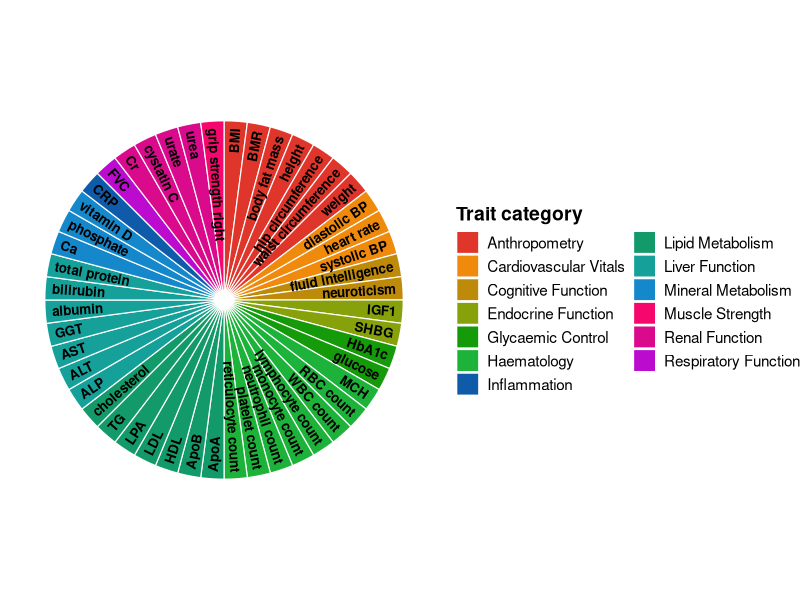

This figure's R source: (Note: this script raises an error after producing the figure.)
# ============================================================
# Pie chart of the 48 phenotypes 
# one slice per trait, colored by trait category
# ============================================================

library(dplyr)
library(tibble)
library(ggplot2)

rm(list = ls())

trait_categories <- tribble(
  ~trait,               ~category,
  "albumin",            "Liver Function",
  "ALP",                "Liver Function",
  "ALT",                "Liver Function",
  "AST",                "Liver Function",
  "bilirubin",          "Liver Function",
  "GGT",                "Liver Function",
  "total_protein",      "Liver Function",
  "ApoA",               "Lipid Metabolism",
  "ApoB",               "Lipid Metabolism",
  "cholesterol",        "Lipid Metabolism",
  "HDL",                "Lipid Metabolism",
  "LDL",                "Lipid Metabolism",
  "TG",                 "Lipid Metabolism",
  "LPA",                "Lipid Metabolism",
  "glucose",            "Glycaemic Control",
  "HbA1c",              "Glycaemic Control",
  "Cr",                 "Renal Function",
  "cystatinC",          "Renal Function",
  "urea",               "Renal Function",
  "urate",              "Renal Function",
  "systolic_BP",        "Cardiovascular Vitals",
  "diastolic_BP",       "Cardiovascular Vitals",
  "heart_rate",         "Cardiovascular Vitals",
  "BMI",                "Anthropometry",
  "BMR",                "Anthropometry",
  "body_fat_mass",      "Anthropometry",
  "height",             "Anthropometry",
  "weight",             "Anthropometry",
  "waist_circumference","Anthropometry",
  "hip_circumference",  "Anthropometry",
  "Ca",                 "Mineral Metabolism",
  "phosphate",          "Mineral Metabolism",
  "vitamin_D",          "Mineral Metabolism",
  "IGF1",               "Endocrine Function",
  "SHBG",               "Endocrine Function",
  "CRP",                "Inflammation",
  "RBC_count",          "Haematology",
  "WBC_count",          "Haematology",
  "platelet_count",     "Haematology",
  "lymphocyte_count",   "Haematology",
  "monocyte_count",     "Haematology",
  "neutrophil_count",   "Haematology",
  "reticulocyte_count", "Haematology",
  "MCH",                "Haematology",
  "FVC",                "Respiratory Function",
  "grip_strength_right","Muscle Strength",
  "fluid_intelligence", "Cognitive Function",
  "neuroticism",        "Cognitive Function"
)

## clockwise order of categories around the pie + colors
cat_colors <- c(
  "Anthropometry"         = "#E0352B",
  "Cardiovascular Vitals" = "#F08A0C",
  "Cognitive Function"    = "#BE8A0A",
  "Endocrine Function"    = "#86A10A",
  "Glycaemic Control"     = "#159A0A",
  "Haematology"           = "#1DB33A",
  "Lipid Metabolism"      = "#139A6A",
  "Liver Function"        = "#16A09A",
  "Mineral Metabolism"    = "#1588CC",
  "Inflammation"          = "#0F5BAA",
  "Respiratory Function"  = "#BA0BCF",
  "Renal Function"        = "#DA0A8C",
  "Muscle Strength"       = "#F5076E"
)

pie_df <- trait_categories %>%
  mutate(category = factor(category, levels = names(cat_colors)),
         label = gsub("_", " ", trait),
         label = recode(label, "cystatinC" = "cystatin C")) %>%
  arrange(category, label) %>%
  mutate(pos = row_number(),
         theta = 360 * (pos - 0.5) / n(),          # clockwise from 12 o'clock
         left = theta > 180,
         angle = ifelse(left, 270 - theta, 90 - theta),
         hjust = ifelse(left, 0, 1),
         pos = factor(pos))

p <- ggplot(pie_df, aes(x = pos, y = 1, fill = category)) +
  geom_col(width = 1, color = "white", linewidth = 0.4) +
  geom_text(aes(y = 0.96, label = label, angle = angle, hjust = hjust),
            size = 3.4, fontface = "bold") +
  coord_polar(theta = "x", start = 0, clip = "off") +
  scale_y_continuous(limits = c(-0.03, 1), expand = c(0, 0)) +
  scale_fill_manual(values = cat_colors, breaks = sort(names(cat_colors))) +
  guides(fill = guide_legend(ncol = 2)) +
  labs(fill = "Trait category") +
  theme_void() +
  theme(legend.title = element_text(face = "bold", size = 14),
        legend.text = element_text(size = 11),
        legend.key.size = unit(0.6, "cm"),
        plot.background = element_rect(fill = "white", color = NA))

p

ggsave("~/selection_proteins/scripts_figure_may_26/figure_may_26/trait_categories_pie.pdf",
       p, width = 12, height = 7)
ggsave("~/selection_proteins/scripts_figure_may_26/figure_may_26/trait_categories_pie.png",
       p, width = 12, height = 7, dpi = 300)
